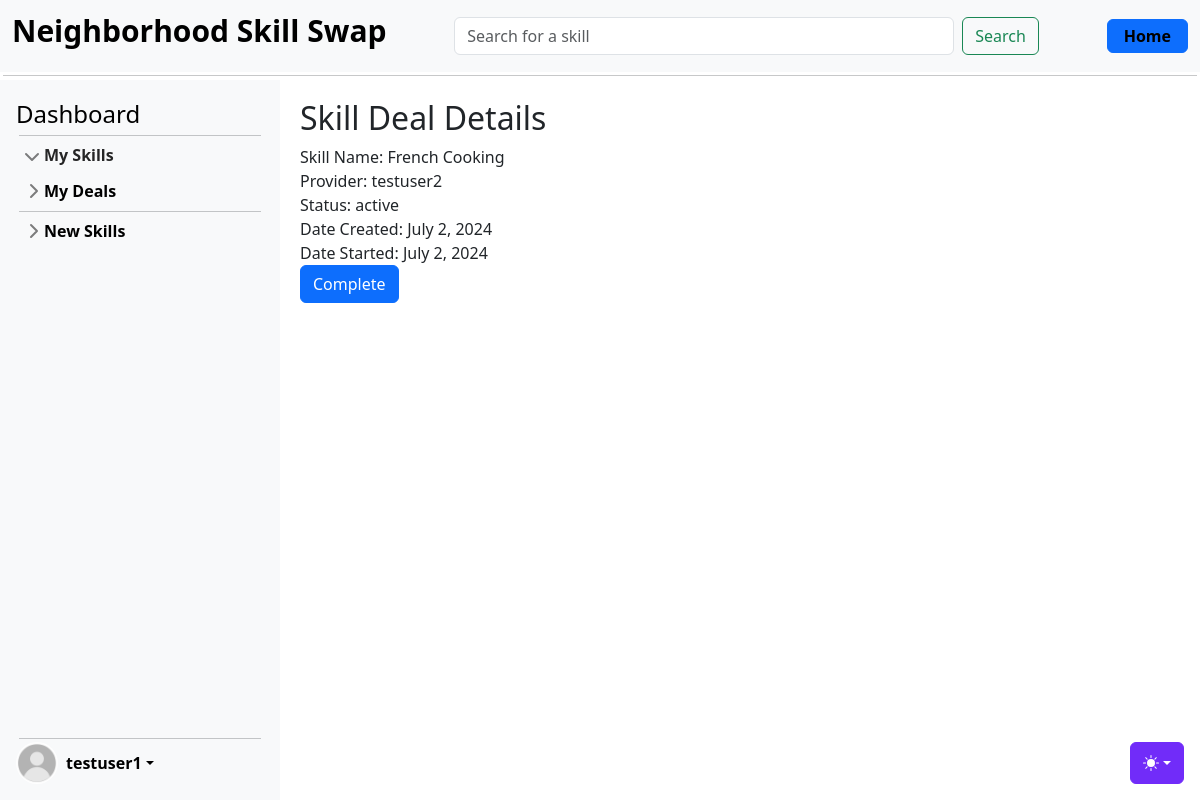
The page /skills/deals/16/ (signed in) on the database as committed earlier.
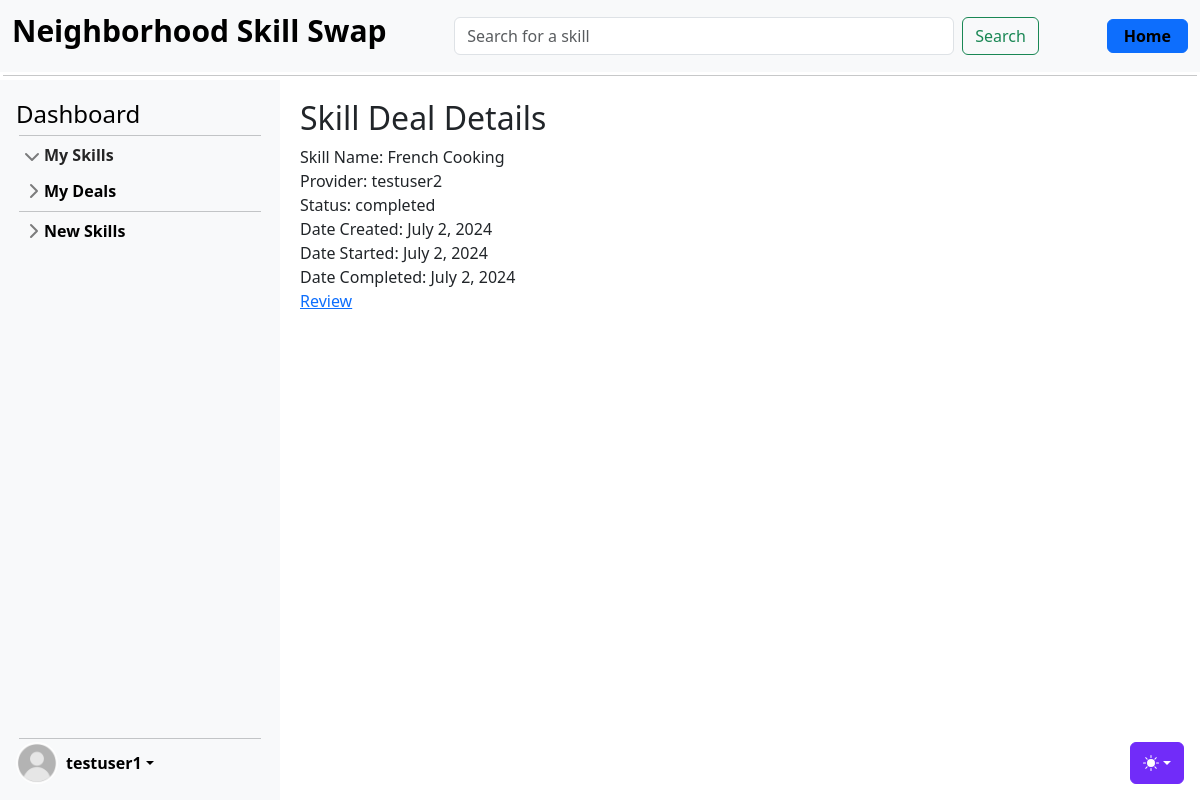
The same page on the database as committed later.
### skills/models.py (models this page shows, shortened)
class SkillDeal(models.Model):
    PENDING = "pending"
    ACTIVE = "active"
    COMPLETED = "completed"
    CANCELLED = "cancelled"
    STATUS_CHOICES = [
        (PENDING, "Pending"),
        (ACTIVE, "Active"),
        (COMPLETED, "Completed"),
        (CANCELLED, "Cancelled"),
    ]
    skill = models.ForeignKey(Skill, on_delete=models.CASCADE)
    owner = models.ForeignKey(
        settings.AUTH_USER_MODEL, on_delete=models.CASCADE, related_name="owner"
    )
    provider = models.ForeignKey(
        settings.AUTH_USER_MODEL, on_delete=models.CASCADE, related_name="requester"
    )
    status = models.CharField(max_length=20, choices=STATUS_CHOICES, default=PENDING)
    created_at = models.DateTimeField(auto_now_add=True)
    start_date = models.DateTimeField(null=True, blank=True)
    end_date = models.DateTimeField(null=True, blank=True)

class Skill(models.Model):
    name = models.CharField(max_length=100, blank=False)
    level = models.CharField(max_length=20, blank=False)
    description = models.TextField()
    owner = models.ForeignKey(settings.AUTH_USER_MODEL, on_delete=models.CASCADE)
    category = models.ForeignKey(Category, on_delete=models.CASCADE)
    date = models.DateTimeField(auto_now_add=True)
    skill_type = models.CharField(max_length=20, blank=False)
    rating = models.FloatField(default=5.0)

### accounts/models.py (models this page shows)
class CustomUser(AbstractUser):
    age = models.PositiveIntegerField(null=True, blank=True)
    def __str__(self):
        return self.username

### skills/views_deals.py (the view)
# urls.py: path("deals/<int:pk>/", SkillDealDetailView.as_view(), name="skill_deal_detail"),
class SkillDealDetailView(LoginRequiredMixin, DetailView):
    model = SkillDeal
    template_name = "skills/skill_deal_detail.html"
    context_object_name = "skill_deal"

### templates/skills/skill_deal_detail.html (shortened to what this page needs)
{% extends 'base.html' %}
{% block content %}
<div class="deal-details">
    <h2>Skill Deal Details</h2>
    <div class="deal-item">
        <span class="label">Skill Name:</span> {{ skill_deal.skill.name }}
    </div>
    <div class="deal-item">
        {% if user == skill_deal.provider %}
            <span class="label">Rquester:</span> {{ skill_deal.owner }}
        {% elif user == skill_deal.owner %}
            <span class="label">Provider:</span> {{ skill_deal.provider }}
        {% endif %}
    </div>
    <div class="deal-item">
        <span class="label">Status:</span> {{ skill_deal.status }}
    </div>
    {% if skill_deal.status == 'active' %}
    <div class="deal-item">
        <span class="label">Date Created:</span> {{ skill_deal.created_at | date:"F j, Y" }}
    </div>
    <div class="deal-item">
        <span class="label">Date Started:</span> {{ skill_deal.start_date | date:"F j, Y" }}
    </div>
    {% endif %}
    {% if skill_deal.status == 'completed' %}
    <div class="deal-item">
        <span class="label">Date Created:</span> {{ skill_deal.created_at | date:"F j, Y" }}
    </div>
    <div class="deal-item">
        <span class="label">Date Started:</span> {{ skill_deal.start_date | date:"F j, Y" }}
    </div>
    <div class="deal-item">
        <span class="label">Date Completed:</span> {{ skill_deal.end_date | date:"F j, Y" }}
    </div>
    {% endif %}
</div>
<div>
    {% if user == skill_deal.owner %}
        {% if skill_deal.status == 'completed' %}
            <a href="{% url 'skill_review' skill_deal.skill.pk %}">Review</a>
        {% elif skill_deal.status == 'active' %}
            <a href="{% url 'skill_deal_complete' skill_deal.pk %}" class="btn btn-primary">Complete</a>
        {% endif %}
    {% endif %}
</div>
{% endblock %}

Rows that differ between the two databases and show on the page:
changed SkillDeal "French Cooking": status "active" → "completed"; end_date (not shown) → "July 2, 2024"
Other text that changed with them:
text no longer shown: "Complete"
text now shown: "Date Completed: Review"
